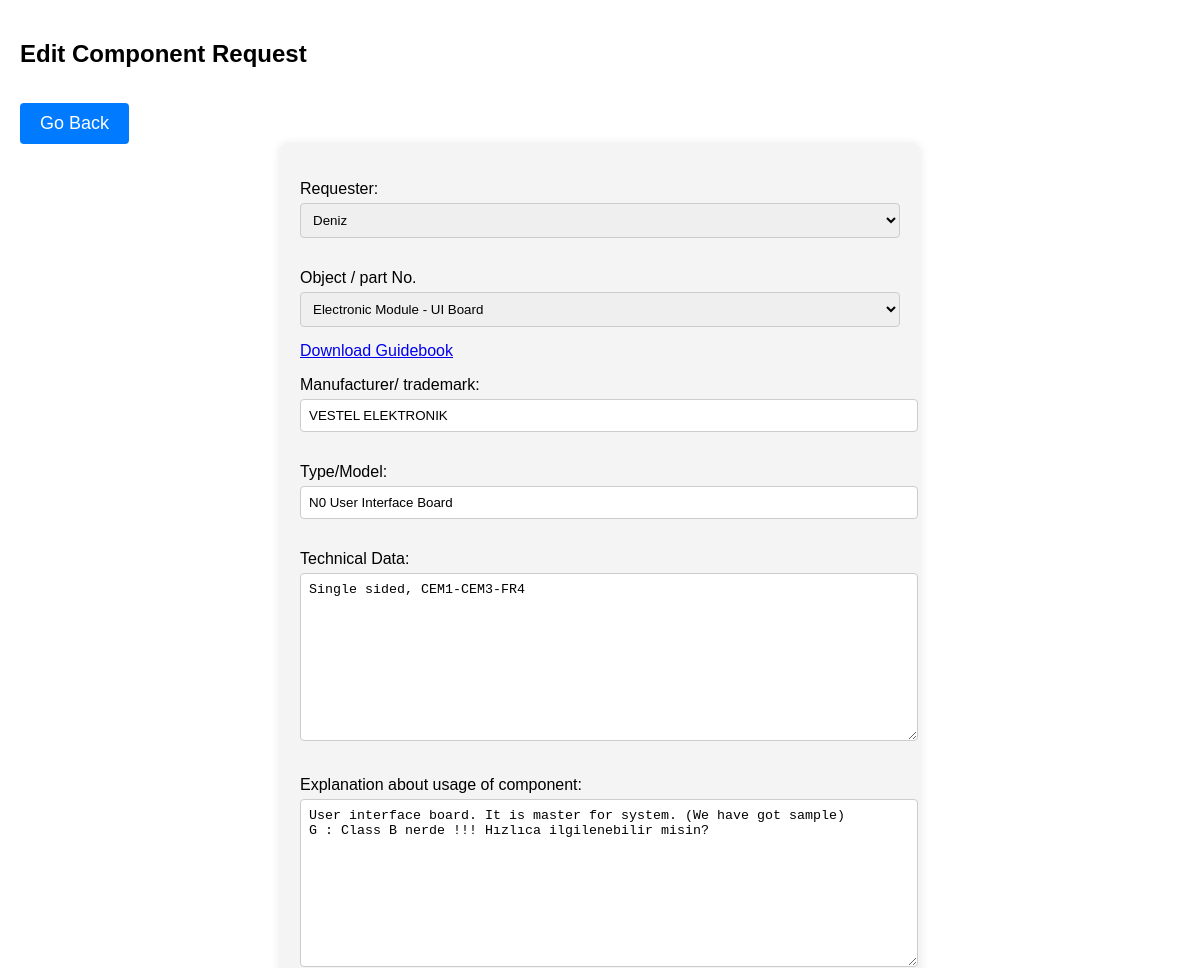
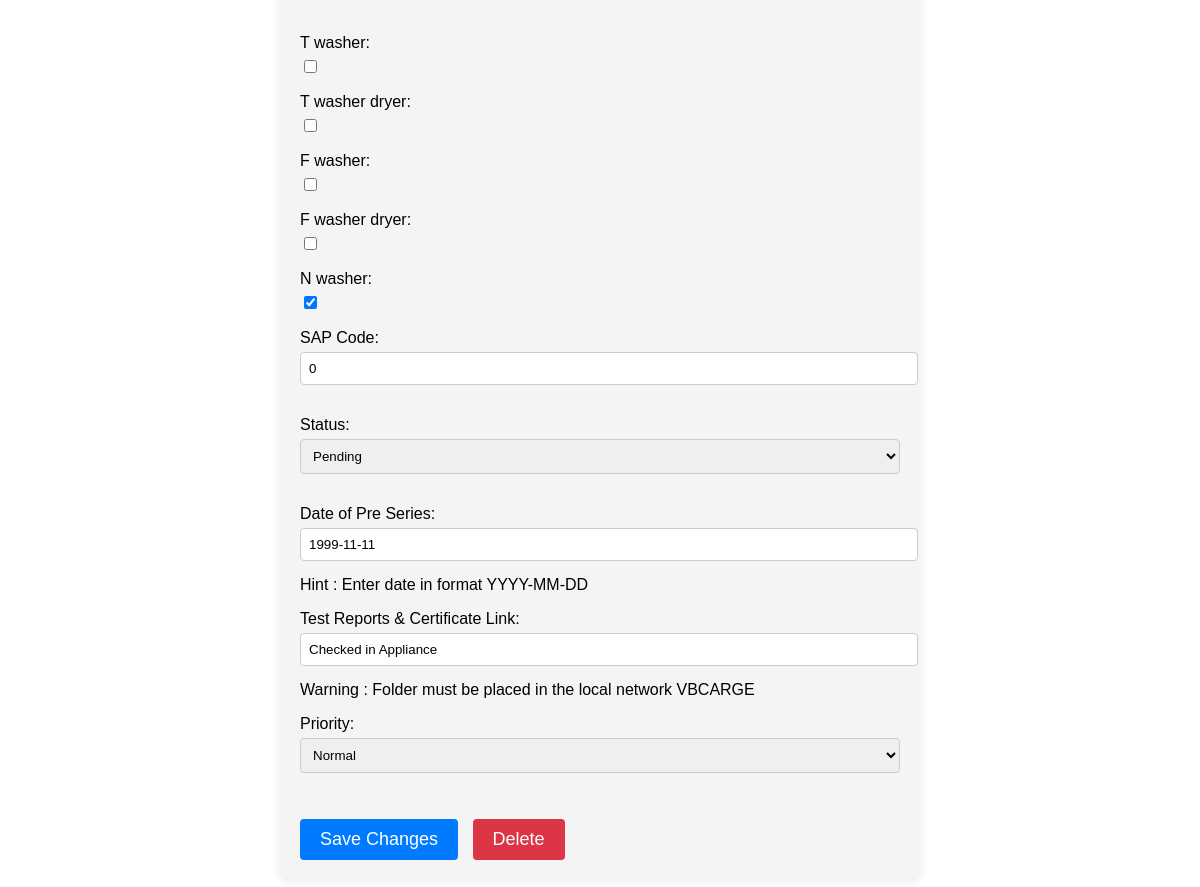
Screenshot of /UserAuth/component_requests/edit/68/ (signed in) with the database file from the repository (2 pictures, top to bottom).
### LVD_Management_System/models.py (models this page shows, shortened)
class Component_Request(models.Model):
    R_parts = [("Main Motor - UM","Main Motor - UM"),("Main motor - BLDC","Main motor - BLDC"),("Drain pump (for twin jet system)",
             "Drain pump (for twin jet system)"),
             ("Drain pump","Drain pump"),("Circulation pump (for twin jet system)","Circulation pump (for twin jet system)"),
             ("Drain pump (twin jet system) (with emergency exit hose)","Drain pump (twin jet system) (with emergency exit hose)"),
             ("Dosage pump","Dosage pump"),
             ("Hydroboost pump","Hydroboost pump"),("Capacitor (for Hydro-boost pump)","Capacitor (for Hydro-boost pump)"),
             ("Thermal Protector","Thermal Protector"),("Belt (BLDC models)","Belt (BLDC models)"),
             ("Electrically operated door lock","Electrically operated door lock"),
             ("Door switch with interlock","Door switch with interlock"),
             ("Heating element","Heating element"),("with 2 fuse","with 2 fuse"),
             ("with alternative 2 fuse","with alternative 2 fuse"),("Heating element (Pyrojet)","Heating element (Pyrojet)"),
             ("Inlet valve (double)","Inlet valve (double)"),("Inlet valve (single)","Inlet valve (single)"),
             ("Inlet valve (triple)","Inlet valve (triple)"),("Level switch","Level switch"),
             ("Level sensor","Level sensor"),("NTC","NTC"),
             ("Reed Switch","Reed Switch"),("Steam Generator","Steam Generator"),("with Thermostat","with Thermostat"),
             ("Thermostat for Pyrojet Heating Element","Thermostat for Pyrojet Heating Element"),
             ("Overflow Switch","Overflow Switch"),("Electronic Module - BLDC Board","Electronic Module - BLDC Board"),
             ("Electronic Module - DC Board","Electronic Module - DC Board"),
             ("Electronic Module - Steamjet, Pyrojet, Dryer Board","Electronic Module - Steamjet, Pyrojet, Dryer Board"),
             ("Electronic Module - IO Board","Electronic Module - IO Board"),
             ("Electronic Module - Door Light Board","Electronic Module - Door Light Board"),
             ("Electronic Module - Main Board","Electronic Module - Main Board"),
             ("Electronic Module - UI Board","Electronic Module - UI Board"),("Drum Light Board","Drum Light Board"),
             ("Electronic Module - Sterilizone IO Board","Electronic Module - Sterilizone IO Board"),
             ("Electronic Module - Intelliwash IO Board","Electronic Module - Intelliwash IO Board"),
             ("Electronic Module - LED Board","Electronic Module - LED Board"),
             ("Electronic Module - UV Ballast Board","Electronic Module - UV Ballast Board"),
             ("Electronic Module - UV Lamp Board","Electronic Module - UV Lamp Board"),
             ("Electronic Module - Wifi Board","Electronic Module - Wifi Board"),("EMI filter","EMI filter"),
             ("Current Fuse","Current Fuse"),("Microcontroller - BLDC Board","Microcontroller - BLDC Board"),
             ("Microcontroller - Main Board","Microcontroller - Main Board"),("Optocoupler","Optocoupler"),
             ("Optotriac","Optotriac"),("Relay on PCB","Relay on PCB"),
             ("Safety Transformer","Safety Transformer"),("Switch on PCB","Switch on PCB"),
             ("Varistor","Varistor"),("XY Capacitor","XY Capacitor"),
             ("Plug Current Fuse","Plug Current Fuse"),("hose set (cold)","hose set (cold)"),
             ("hose set (hot)","hose set (hot)"),("Check Valve","Check Valve"),
             ("Supply cord","Supply cord"),("Plug","Plug"),("Electronic Module - Integrated Board","Electronic Module - Integrated Board")]
    R_Requester = models.ForeignKey("auth.User",on_delete = models.PROTECT,default = 1,verbose_name='Requester')
    R_Part_name = models.CharField(verbose_name="Object / part No.",max_length=100,choices=R_parts)
    R_Manufacturer = models.CharField(verbose_name="Manufacturer/ trademark",max_length=150)
    R_Model = models.CharField(verbose_name="Type/Model",max_length=120)
    R_Technical_Data = models.TextField(verbose_name="Technical Data")
    R_Determination = models.TextField(verbose_name="Explanation about usage of component")
    R_T_Washer_LVD = models.BooleanField(verbose_name="T washer",default=False)
    R_T_Washer_Dryer_LVD = models.BooleanField(verbose_name="T washer dryer",default=False)
    R_F_Washer_LVD = models.BooleanField(verbose_name="F washer",default=False)
    R_F_Washer_Dryer_LVD = models.BooleanField(verbose_name="F washer dryer",default=False)
    R_N_Washer_LVD = models.BooleanField(verbose_name="N washer",default=False)
    R_SAP_code = models.CharField(verbose_name="SAP Code",max_length=80)
    R_Status_Parts = [("Approved","Approved"),("Pending","Pending"),("Rejected","Rejected")]
    R_Status = models.CharField(verbose_name="Status",max_length=100,choices=R_Status_Parts, default = 'Pending')
    Pre_Series_Date = models.DateField(verbose_name = 'Date of Pre Series',help_text='Hint : Enter date in format YYYY-MM-DD')
    Test_Results_Link = models.CharField(verbose_name='Test Reports & Certificate Link',max_length=1000,
                                         help_text='Warning : Folder must be placed in the local network VBCARGE')
    R_Created_Date = models.DateField(auto_now_add=True,verbose_name='Created Date')
    R_Last_Update_Date = models.DateField(auto_now=True,verbose_name='Last Update')
    R_Priority_Choices = [("High","High"),("Normal","Normal"),("Low","Low")]
    R_Priority = models.CharField(verbose_name='Priority',choices=R_Priority_Choices,default='Normal',max_length=40)

### UserAuth/views.py (the view)
# urls.py: path('component_requests/edit/<int:id>/', views.edit_component_request, name='edit_component_request'),
@login_required(login_url='UserAuth:login')
def edit_component_request(request, id):
    component_request = get_object_or_404(Component_Request, id=id)
    current_username = component_request.R_Requester
    user = User.objects.get(username=current_username)
    user_mail = user.email
    admin_emails = list(User.objects.filter(is_superuser=True).values_list('email', flat=True))
    if request.user != component_request.R_Requester and not request.user.is_superuser:
        form = Component_RequestAdminForm(instance=component_request)
        return render(request, 'view_component_request.html', {'form': form})
    if request.method == 'POST':
        form = Component_RequestAdminForm(request.POST, instance=component_request)
        if form.is_valid():
            component_request = form.save(commit=False)
            if component_request.R_Status == "Approved":
                save_component_from_request(component_request)
                auto_mail_sender(subject="!!!VESTEL IECEE Test Management Automatic E-mail!!!",content=f'''Dear Requester,\nYour component request is approved and it will be added to relevant CB test reports. {request.user.username}.
    Part Name : {form.cleaned_data.get('R_Part_name')},
    Manufacturer Name : {form.cleaned_data.get('R_Manufacturer')},
    Model Name : {form.cleaned_data.get('R_Model')},
    Explanation of component/Deleted Because : {form.cleaned_data.get('R_Determination')}\nBest Regards''',to=admin_emails + [user_mail])
                component_request.save()
            else:
                auto_mail_sender(subject="!!!VESTEL IECEE Test Management Automatic E-mail!!!",content=f'''Dear Requester,\nYour component request is modified by {request.user.username}.
    Part Name : {form.cleaned_data.get('R_Part_name')},
    Manufacturer Name : {form.cleaned_data.get('R_Manufacturer')},
    Model Name : {form.cleaned_data.get('R_Model')},
    Explanation of component/Deleted Because : {form.cleaned_data.get('R_Determination')}\nBest Regards''',to=admin_emails + [user_mail])
                component_request.save()
            return redirect('UserAuth:component_requests')
    else:
        form = Component_RequestAdminForm(instance=component_request)
    return render(request, 'edit_component_request.html', {'form': form, 'editable': True})

### LVD_Management_System/forms.py
class Component_RequestAdminForm(forms.ModelForm):
    class Meta :
        model = Component_Request
        fields = '__all__'
    def __init__(self, *args, **kwargs):
        super(Component_RequestAdminForm, self).__init__(*args, **kwargs)
        self.fields['R_Part_name'].help_text = format_html(
            '<a href="/static/Test-Requirements.pdf"download>Download Guidebook</a>'
        )

### templates/edit_component_request.html (shortened to what this page needs)
<!DOCTYPE html>
<html lang="en">
<head>
</head>
<body>
<h2>Edit Component Request</h2>
<button type="button" onclick="window.history.back();">Go Back</button>
<form method="post">
    {{ form.as_p }}
    <button type="submit">Save Changes</button>
    <button type="reset" onclick="confirmDelete({{ component_request.id }})">Delete</button>
</form>
</body>
</html>

### templates/edit_component_request.html (style rules this page uses)
body { font-family: Arial, sans-serif; margin: 0; padding: 20px; }
form { max-width: 600px; margin: 0 auto; background-color: #f4f4f4; padding: 20px; border-radius: 8px; box-shadow: 0 0 10px rgba(0, 0, 0, 0.1); }
label { display: block; margin-bottom: 5px; }
input[type="text"], textarea, select { width: 100%; padding: 8px; margin-bottom: 15px; border: 1px solid #ccc; border-radius: 4px; }
button[type="submit"], button[type="button"], button[type="reset"] { padding: 10px 20px; background-color: #007bff; color: white; border: none; border-radius: 4px; cursor: pointer; margin-top: 15px; font-size: 18px; margin-right: 10px; }
button[type="reset"] { background-color: #dc3545; }

### rows the page displays
Component_Request: R_Requester "Deniz", R_Part_name "Electronic Module - UI Board", R_Manufacturer "VESTEL ELEKTRONIK", R_Model "N0 User Interface Board", R_Technical_Data "Single sided, CEM1-CEM3-FR4", R_Determination "User interface board. It is master for system. (We have got sample) G : Class B nerde !!! Hızlıca ilgilenebilir misin?", R_N_Washer_LVD "☑", R_SAP_code "0", R_Status "Pending", Pre_Series_Date "1999-11-11", Test_Results_Link "Checked in Appliance", R_Priority "Normal"
